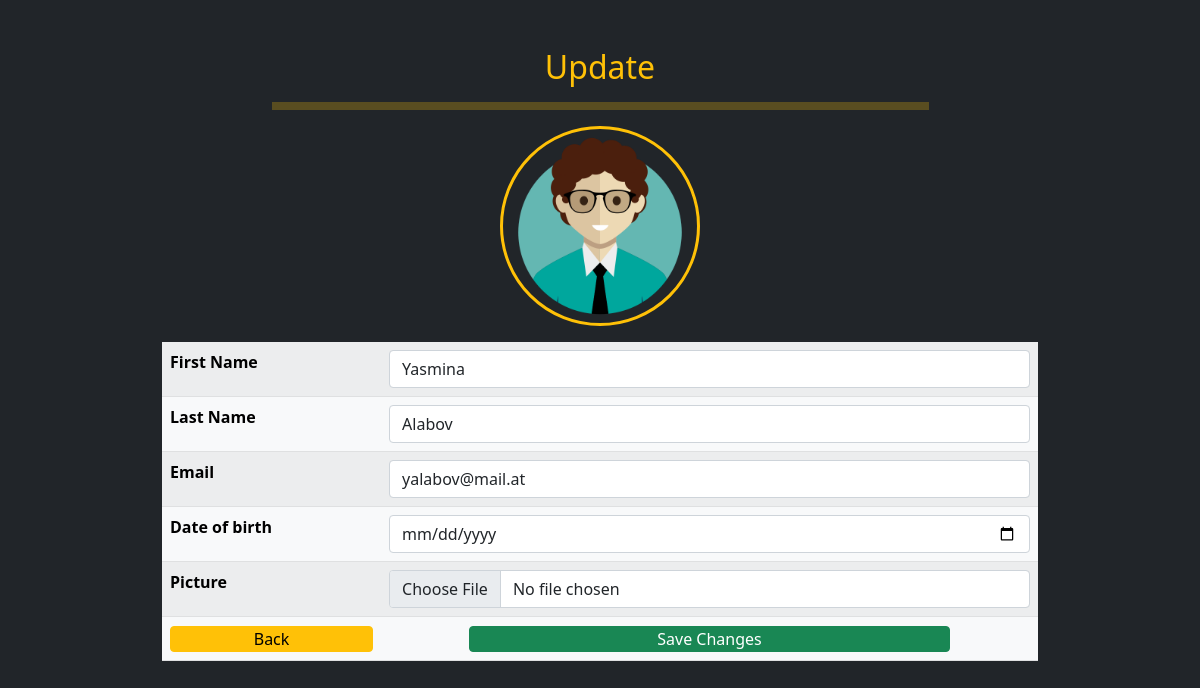
The page /CRUD/update.php?id=1 (signed in) on the database its author committed.
### tables this page shows
CREATE TABLE `users` (
  `id` int(5) NOT NULL,
  `first_name` varchar(30) NOT NULL,
  `last_name` varchar(50) NOT NULL,
  `email` varchar(50) NOT NULL,
  `date_of_birth` date DEFAULT NULL,
  `picture` varchar(255) DEFAULT NULL,
  `password` varchar(255) NOT NULL,
  `status` enum('user','adm') DEFAULT 'user'
);

### CRUD/update.php (the view, shortened to what this page needs)
<?php
require_once 'components/db_connect.php';
$backBtn = '';
if(isset($_SESSION["user"])){
   $backBtn = "home.php";
}
if (isset($_GET['id'])) {
   $id = $_GET['id'];
   $sql = "SELECT * FROM users WHERE id = {$id}";
   $result = mysqli_query($connect, $sql);
   if (mysqli_num_rows($result) == 1) {
       $data = mysqli_fetch_assoc($result);
       $f_name = $data['first_name'];
       $l_name = $data['last_name'];
       $email = $data['email'];
       $date_birth = $data['date_of_birth'];
   }
}
?>
<!DOCTYPE html>
<html lang="en">
<head>
  <?php require_once 'components/bootstrap.php'?>
</head>
<body>
<main class="bg-dark">
<div class="container w-75 py-5 rounded-3">
       <h2 class="text-warning text-center">Update</h2>
       <hr class="bg-warning py-1 mb-3 mx-auto w-75">
       <p class="text-center"><img class='rounded-circle border border-3 border-warning' height="200px" src='pictures/<?php echo $data['picture'] ?>' alt="<?php echo $f_name ?>"></p>
       <form class="rounded-3" method="post" enctype="multipart/form-data">
           <table class="table table-striped table-light rounded-3">
               <tr>
                   <th>First Name</th>
                   <td><input class="form-control" type="text"  name="first_name" placeholder ="First Name" value="<?php echo $f_name ?>"  /></td>
               </tr>
               <tr>
                   <th>Last Name</th>
                   <td><input class="form-control" type= "text" name="last_name"  placeholder="Last Name" value ="<?php echo $l_name ?>" /></td>
               </tr>
               <tr>
                   <th>Email</th>
                   <td><input class="form-control" type="email" name="email" placeholder= "Email" value= "<?php echo $email ?>" /></td>
               </tr>
               <tr>
                   <th>Date of birth</th>
                   <td><input class="form-control" type="date" name="date_of_birth" placeholder= "Date of birth" value= "<?php echo $date_birth ?>" /></td>
               </tr>
               <tr>
                   <th>Picture</th>
                   <td><input class="form-control" type="file" name="picture" /></td>
               </tr>
               <tr>
                   <td><a href= "<?php echo $backBtn?>"><button class="btn btn-warning py-0 px-3 w-100" type="button">Back</button></a></td>
                   <td class="text-center"><button name="submit" class="btn btn-success py-0 w-75" type= "submit">Save Changes</button></td>
               </tr>
           </table>
       </form>
</div>
</main>
</body>
</html>

### CRUD/update.php (style rules this page uses)
main { height: 100vh; }

### rows shown on the page
users: picture (placeholder picture), first_name "Yasmina", last_name "Alabov", email "yalabov@mail.at"
